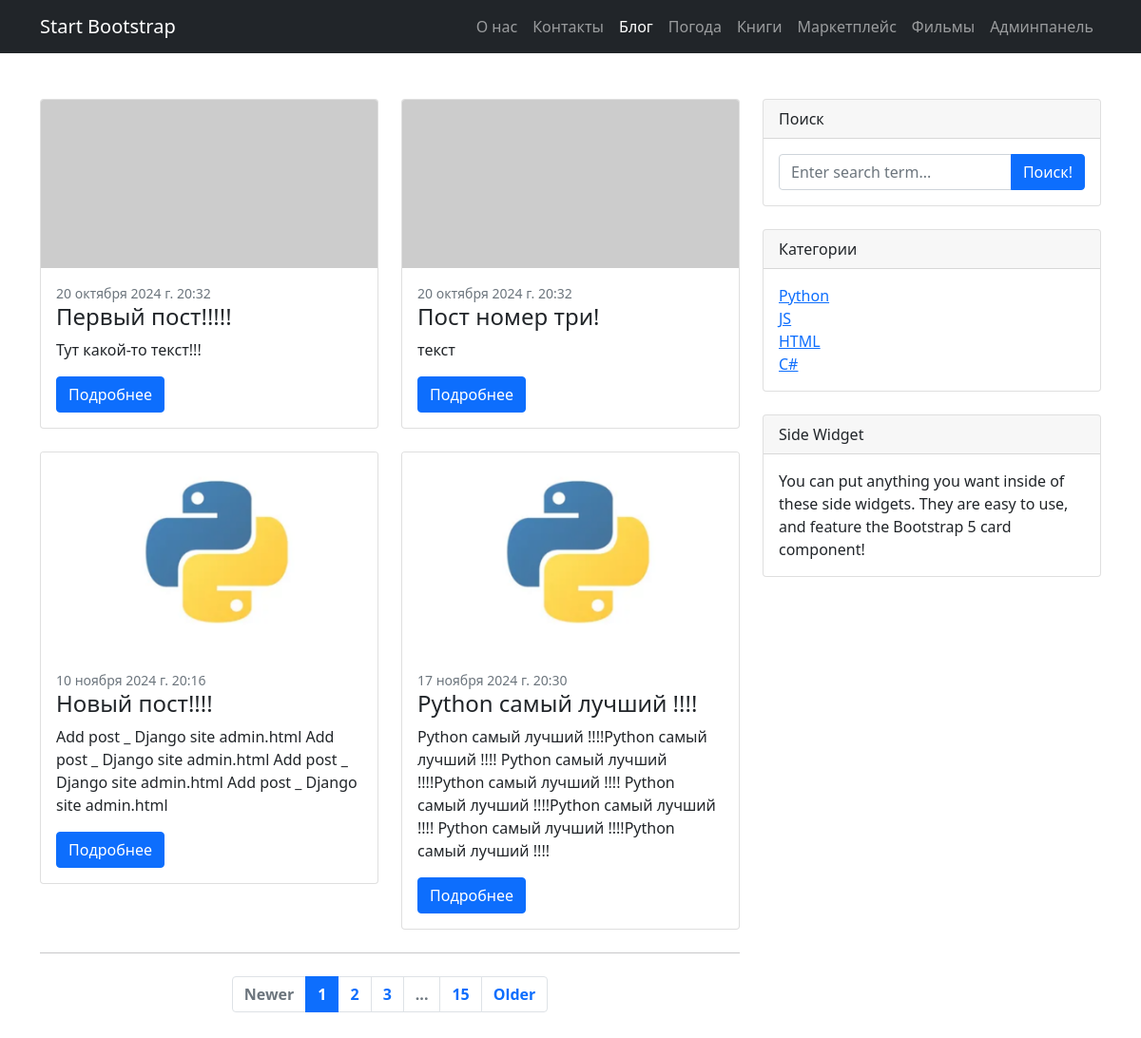
The page / on the database its author committed.
### blog/models.py (models this page shows, shortened)
class Post(models.Model):
    author = models.ForeignKey(settings.AUTH_USER_MODEL, on_delete=models.CASCADE)
    title = models.CharField(max_length=200)
    text = models.TextField()
    created_date = models.DateTimeField(default=timezone.now)
    published_date = models.DateTimeField(blank=True, null=True)
    category = models.ForeignKey(
        Category,
        verbose_name="Категория",
        on_delete=models.SET_NULL,
        blank=True,
        null=True,
    )
    image = models.ImageField(
        "Превью поста",
        blank=True,
        null=True,
        upload_to="images/thumbnails/%Y/%m/%d/",
        validators=[
            FileExtensionValidator(allowed_extensions=("png", "jpg", "webp", "gif"))
        ],
    )

class Category(models.Model):
    name = models.CharField(max_length=200)

### blog/views.py (the view)
# urls.py: path("", views.post_list, name='post_list'),
def post_list(request):
    filter_category = request.GET.get('category')
    if filter_category:
        posts = Post.objects.filter(published_date__isnull=False, category__name=filter_category)
    else:
        posts = Post.objects.filter(published_date__isnull=False)
    category = Category.objects.all()
    return render(request, "blog/post_list.html", {"posts": posts, "category": category})

### blog/templates/blog/post_list.html (shortened to what this page needs)
{% extends "blog/base.html" %}
{% block content %}
<div class="row ">
    <div class="col-lg-8">
        <div class="row">
        {% for post in posts %}
            <div class="col-6">
                {% include "blog/post_cart.html" %}
            </div>
            {% endfor %}
        </div>
        <nav aria-label="Pagination">
            <hr class="my-0">
            <ul class="pagination justify-content-center my-4">
                <li class="page-item disabled"><a class="page-link" href="#" tabindex="-1" aria-disabled="true">Newer</a></li>
                <li class="page-item active" aria-current="page"><a class="page-link" href="#!">1</a></li>
                <li class="page-item"><a class="page-link" href="#!">2</a></li>
                <li class="page-item"><a class="page-link" href="#!">3</a></li>
                <li class="page-item disabled"><a class="page-link" href="#!">...</a></li>
                <li class="page-item"><a class="page-link" href="#!">15</a></li>
                <li class="page-item"><a class="page-link" href="#!">Older</a></li>
            </ul>
        </nav>
    </div>
    <div class="col-lg-4">
        <div class="card mb-4">
            <div class="card-header">Поиск</div>
            <div class="card-body">
                <div class="input-group">
                    <input class="form-control" type="text" placeholder="Enter search term..." aria-label="Enter search term..." aria-describedby="button-search">
                    <button class="btn btn-primary" id="button-search" type="button">Поиск!</button>
                </div>
            </div>
        </div>
        <div class="card mb-4">
            <div class="card-header">Категории</div>
            <div class="card-body">
                <div class="row">
                    <div class="col-6">
                        <ul class="list-unstyled mb-0">
                            {% for categor in category %}
                                <li><a href="?category={{ categor.name }}">{{categor.name}}</a></li>
                            {% endfor %}
                        </ul>
                    </div>
                </div>
            </div>
        </div>
        <div class="card mb-4">
            <div class="card-header">Side Widget</div>
            <div class="card-body">You can put anything you want inside of these side widgets. They are easy to use, and feature the Bootstrap 5 card component!</div>
        </div>
    </div>
</div>
{% endblock %}

### blog/templates/blog/base.html (shortened to what this page needs)
{% load static %}
<!DOCTYPE html>
<html>
<head>
    <link href="{% static "css/blog.css" %}" rel="stylesheet">
    <link href="{% static 'bootstrap-5.0.2/css/bootstrap.min.css' %}" rel="stylesheet">
</head>
<body>
   <nav class="navbar navbar-expand-lg navbar-dark bg-dark">
        <div class="container">
            <a class="navbar-brand" href="{% url "blog:post_list" %}">Start Bootstrap</a>
            <div class="collapse navbar-collapse" id="navbarSupportedContent">
                <ul class="navbar-nav ms-auto mb-2 mb-lg-0">
                    <li class="nav-item"><a class="nav-link" href="#!">О нас</a></li>
                    <li class="nav-item"><a class="nav-link" href="#!">Контакты</a></li>
                    <li class="nav-item">
                        <a class="nav-link {% if request.resolver_match.url_name == 'post_list' %}active{% endif %}" href="{% url "blog:post_list" %}">
                        Блог
                        </a>
                    </li>
                    <li class="nav-item">
                        <a class="nav-link {% if request.resolver_match.url_name == 'list_city_weather' %}active{% endif %}" href="{% url "weather:list_city_weather" %}">
                        Погода
                        </a>
                    </li>
                    <li class="nav-item">
                        <a class="nav-link {% if request.resolver_match.url_name == 'list_book' %}active{% endif %}" href="{% url "book:list_book" %}">
                        Книги
                        </a>
                    </li>
                    <li class="nav-item">
                        <a class="nav-link {% if request.resolver_match.url_name == 'product_list' %}active{% endif %}" href="{% url "marketplace:product_list" %}">
                        Маркетплейс
                        </a>
                    </li>
                    <li class="nav-item">
                        <a class="nav-link {% if request.resolver_match.url_name == 'premier_movie' %}active{% endif %}" href="{% url "movie:premier_movie" %}">
                            Фильмы
                        </a>
                        </li>
                    <li class="nav-item"><a class="nav-link" aria-current="page" href="/admin">Админпанель</a></li>
                </ul>
            </div>
        </div>
    </nav>
    <div class='container my-5'>
        {% block content %}
        {% endblock %}
    </div>
</body>
</html>

### blog/templates/blog/post_cart.html
<div class="card mb-4">
    <a href="#!">
        <img class="card-img-top"
        {% if post.image %}
            src='{{ post.image.url }}'
        {% else %}
            src="https://dummyimage.com/700x350/dee2e6/6c757d.jpg"
            alt="..."
        {% endif %}
        ></a>
    <div class="card-body">
        <div class="small text-muted">{{ post.published_date}}</div>
        <h2 class="card-title h4">{{ post.title }}</h2>
        <p class="card-text">{{ post.text }}</p>
        <a class="btn btn-primary" href="{% url "blog:post_detail" pk=post.pk %}">Подробнее</a>
    </div>
</div>

### blog/static/css/blog.css (style rules this page uses)
body { margin:0; padding:0; font-family:helvetica, sans-serif; }
a { color:#00abff; text-decoration:none; }
h2 { font-weight:normal; margin:30px 0 0; }
.pagination { margin:40px 0; font-weight:bold; }
input, textarea { clear:both; float:left; margin:0 0 10px; background:#ededed; border:0; padding:6px 10px; font-size:12px; }

### rows shown on the page
Post: published_date "20 октября 2024 г. 20:32", title "Первый пост!!!!!", text "Тут какой-то текст!!!"
Post: published_date "20 октября 2024 г. 20:32", title "Пост номер три!", text "текст"
Post: image (picture), published_date "10 ноября 2024 г. 20:16", title "Новый пост!!!!", text "Add post _ Django site admin.html Add post _ Django site admin.html Add post _ Django site admin.html Add post _ Django site admin.html"
Post: image (picture), published_date "17 ноября 2024 г. 20:30", title "Python самый лучший !!!!", text "Python самый лучший !!!!Python самый лучший !!!! Python самый лучший !!!!Python самый лучший !!!! Python самый лучший !!!!Python самый лучший !!!! Python самый лучший !!!!Python самый лучший !!!!"
Category: name "Python"
Category: name "JS"
Category: name "HTML"
Category: name "C#"
